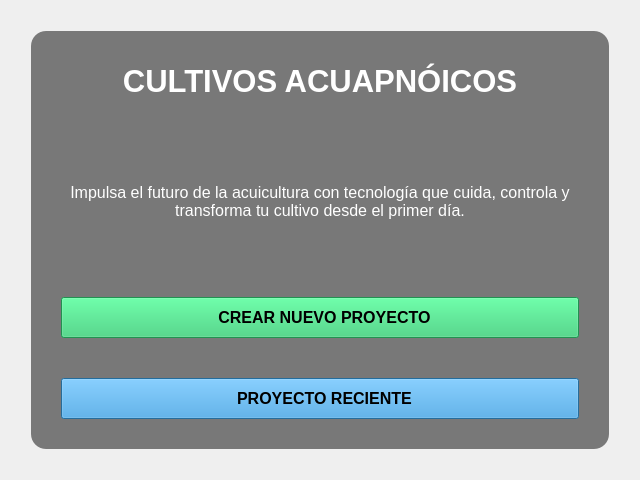
<?xml version="1.0" encoding="UTF-8"?>
<ui version="4.0">
 <class>mainCtn</class>
 <widget class="QWidget" name="mainCtn">
  <property name="geometry">
   <rect>
    <x>0</x>
    <y>0</y>
    <width>640</width>
    <height>480</height>
   </rect>
  </property>
  <property name="windowTitle">
   <string>Form</string>
  </property>
  <property name="styleSheet">
   <string notr="true">#widget{
	background-color: rgba(0,0,0,0.5);
	border-radius: 15px;
}

#widget{
	
	
}

#label, #label_2, #label_3,#label_4,#label_5,#label_6{
	color: white;
}

QLineEdit, QComboBox, QPushButton{
	padding: 5px;
}


#dsBtn:diseabled{
	opacity:0.5;
}</string>
  </property>
  <layout class="QVBoxLayout" name="verticalLayout_2">
   <item>
    <widget class="QWidget" name="widget" native="true">
     <property name="styleSheet">
      <string notr="true">margin:20px;</string>
     </property>
     <layout class="QVBoxLayout" name="verticalLayout_3">
      <property name="spacing">
       <number>0</number>
      </property>
      <property name="leftMargin">
       <number>30</number>
      </property>
      <property name="topMargin">
       <number>30</number>
      </property>
      <property name="rightMargin">
       <number>30</number>
      </property>
      <property name="bottomMargin">
       <number>30</number>
      </property>
      <item>
       <layout class="QVBoxLayout" name="verticalLayout">
        <item>
         <widget class="QLabel" name="label">
          <property name="minimumSize">
           <size>
            <width>380</width>
            <height>86</height>
           </size>
          </property>
          <property name="maximumSize">
           <size>
            <width>16777215</width>
            <height>86</height>
           </size>
          </property>
          <property name="font">
           <font>
            <family>MS UI Gothic</family>
            <pointsize>23</pointsize>
            <italic>false</italic>
            <bold>true</bold>
            <underline>false</underline>
            <strikeout>false</strikeout>
            <kerning>true</kerning>
           </font>
          </property>
          <property name="contextMenuPolicy">
           <enum>Qt::ContextMenuPolicy::PreventContextMenu</enum>
          </property>
          <property name="autoFillBackground">
           <bool>false</bool>
          </property>
          <property name="styleSheet">
           <string notr="true"/>
          </property>
          <property name="text">
           <string>CULTIVOS ACUAPNÓICOS</string>
          </property>
          <property name="scaledContents">
           <bool>true</bool>
          </property>
          <property name="alignment">
           <set>Qt::AlignmentFlag::AlignBottom|Qt::AlignmentFlag::AlignHCenter</set>
          </property>
         </widget>
        </item>
        <item>
         <widget class="QLabel" name="label_2">
          <property name="enabled">
           <bool>false</bool>
          </property>
          <property name="font">
           <font>
            <pointsize>12</pointsize>
           </font>
          </property>
          <property name="layoutDirection">
           <enum>Qt::LayoutDirection::LeftToRight</enum>
          </property>
          <property name="autoFillBackground">
           <bool>false</bool>
          </property>
          <property name="frameShape">
           <enum>QFrame::Shape::NoFrame</enum>
          </property>
          <property name="frameShadow">
           <enum>QFrame::Shadow::Plain</enum>
          </property>
          <property name="text">
           <string>&lt;html&gt;&lt;head/&gt;&lt;body&gt;&lt;p align=&quot;center&quot;&gt;Impulsa el futuro de la acuicultura con tecnología que cuida, controla y transforma tu cultivo desde el primer día.&lt;/p&gt;&lt;/body&gt;&lt;/html&gt;</string>
          </property>
          <property name="scaledContents">
           <bool>false</bool>
          </property>
          <property name="alignment">
           <set>Qt::AlignmentFlag::AlignCenter</set>
          </property>
          <property name="wordWrap">
           <bool>true</bool>
          </property>
         </widget>
        </item>
        <item>
         <widget class="QPushButton" name="createBtn">
          <property name="font">
           <font>
            <pointsize>12</pointsize>
            <bold>true</bold>
           </font>
          </property>
          <property name="cursor">
           <cursorShape>PointingHandCursor</cursorShape>
          </property>
          <property name="toolTip">
           <string>&lt;html&gt;&lt;head/&gt;&lt;body&gt;&lt;p align=&quot;justify&quot;&gt;Abre una nueva ventana en donde se indicarán los archivos .csv con los datos para analizar.&lt;/p&gt;&lt;/body&gt;&lt;/html&gt;</string>
          </property>
          <property name="whatsThis">
           <string>&lt;html&gt;&lt;head/&gt;&lt;body&gt;&lt;p&gt;Crear un nuevo proyecto (Dashboard).&lt;/p&gt;&lt;/body&gt;&lt;/html&gt;</string>
          </property>
          <property name="autoFillBackground">
           <bool>false</bool>
          </property>
          <property name="styleSheet">
           <string notr="true">background-color: rgba(46, 204, 113,1.0);
padding:10px;
color:&quot;white&quot;;</string>
          </property>
          <property name="text">
           <string>  CREAR NUEVO PROYECTO</string>
          </property>
          <property name="icon">
           <iconset resource="../../resources/resources.qrc">
            <normaloff>:/icon/file-circle-plus-solid.png</normaloff>:/icon/file-circle-plus-solid.png</iconset>
          </property>
          <property name="iconSize">
           <size>
            <width>24</width>
            <height>24</height>
           </size>
          </property>
         </widget>
        </item>
        <item>
         <widget class="QPushButton" name="RecentBtn">
          <property name="font">
           <font>
            <pointsize>12</pointsize>
            <bold>true</bold>
           </font>
          </property>
          <property name="cursor">
           <cursorShape>PointingHandCursor</cursorShape>
          </property>
          <property name="toolTip">
           <string>&lt;html&gt;&lt;head/&gt;&lt;body&gt;&lt;p&gt;&lt;br/&gt;&lt;/p&gt;&lt;/body&gt;&lt;/html&gt;</string>
          </property>
          <property name="whatsThis">
           <string>&lt;html&gt;&lt;head/&gt;&lt;body&gt;&lt;p&gt;Abrir un proyecto (Dashboard) existente.&lt;/p&gt;&lt;/body&gt;&lt;/html&gt;</string>
          </property>
          <property name="autoFillBackground">
           <bool>false</bool>
          </property>
          <property name="styleSheet">
           <string notr="true">background-color: rgba(52, 152, 219,1.0);
padding:10px;
color:&quot;white&quot;;</string>
          </property>
          <property name="text">
           <string>  PROYECTO RECIENTE</string>
          </property>
          <property name="icon">
           <iconset resource="../../resources/resources.qrc">
            <normaloff>:/icon/chart-simple-solid.png</normaloff>:/icon/chart-simple-solid.png</iconset>
          </property>
          <property name="iconSize">
           <size>
            <width>24</width>
            <height>24</height>
           </size>
          </property>
         </widget>
        </item>
       </layout>
      </item>
     </layout>
    </widget>
   </item>
  </layout>
 </widget>
 <resources>
  <include location="../../resources/resources.qrc"/>
 </resources>
 <connections/>
</ui>
